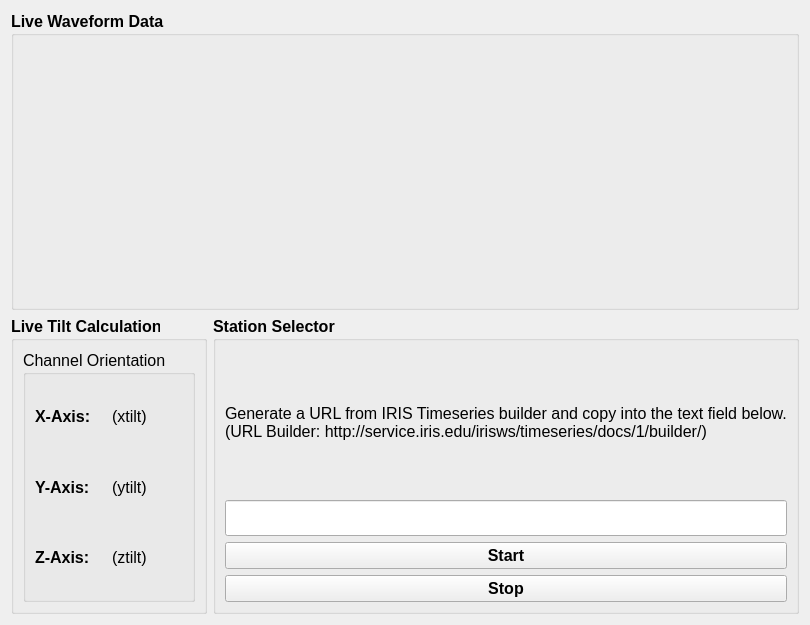
<?xml version="1.0" encoding="UTF-8"?>
<ui version="4.0">
 <class>Form</class>
 <widget class="QWidget" name="Form">
  <property name="geometry">
   <rect>
    <x>0</x>
    <y>0</y>
    <width>801</width>
    <height>625</height>
   </rect>
  </property>
  <property name="windowTitle">
   <string>Form</string>
  </property>
  <layout class="QGridLayout" name="gridLayout">
   <item row="1" column="1">
    <widget class="QGroupBox" name="groupBox_3">
     <property name="font">
      <font>
       <family>Arial</family>
       <pointsize>12</pointsize>
       <weight>75</weight>
       <bold>true</bold>
      </font>
     </property>
     <property name="title">
      <string>Station Selector</string>
     </property>
     <layout class="QGridLayout" name="gridLayout_3">
      <item row="0" column="0">
       <widget class="QLabel" name="label">
        <property name="font">
         <font>
          <weight>50</weight>
          <bold>false</bold>
         </font>
        </property>
        <property name="layoutDirection">
         <enum>Qt::LeftToRight</enum>
        </property>
        <property name="text">
         <string>Generate a URL from IRIS Timeseries builder and copy into the text field below.
(URL Builder: http://service.iris.edu/irisws/timeseries/docs/1/builder/)</string>
        </property>
       </widget>
      </item>
      <item row="1" column="0">
       <widget class="QLineEdit" name="URLGrab">
        <property name="font">
         <font>
          <pointsize>18</pointsize>
         </font>
        </property>
       </widget>
      </item>
      <item row="2" column="0">
       <widget class="QPushButton" name="StartB">
        <property name="font">
         <font>
          <family>Arial</family>
          <pointsize>12</pointsize>
          <weight>75</weight>
          <bold>true</bold>
         </font>
        </property>
        <property name="text">
         <string>Start</string>
        </property>
       </widget>
      </item>
      <item row="3" column="0">
       <widget class="QPushButton" name="StopB">
        <property name="font">
         <font>
          <family>Arial</family>
          <pointsize>12</pointsize>
          <weight>75</weight>
          <bold>true</bold>
         </font>
        </property>
        <property name="text">
         <string>Stop</string>
        </property>
       </widget>
      </item>
     </layout>
    </widget>
   </item>
   <item row="1" column="0">
    <widget class="QGroupBox" name="groupBox_2">
     <property name="font">
      <font>
       <family>Arial</family>
       <pointsize>12</pointsize>
       <weight>75</weight>
       <bold>true</bold>
      </font>
     </property>
     <property name="title">
      <string>Live Tilt Calculation</string>
     </property>
     <layout class="QGridLayout" name="gridLayout_5">
      <item row="0" column="0">
       <widget class="QGroupBox" name="groupBox_4">
        <property name="font">
         <font>
          <weight>50</weight>
          <bold>false</bold>
         </font>
        </property>
        <property name="title">
         <string>Channel Orientation</string>
        </property>
        <layout class="QGridLayout" name="gridLayout_4">
         <item row="0" column="0">
          <widget class="QLabel" name="label_2">
           <property name="font">
            <font>
             <weight>75</weight>
             <bold>true</bold>
            </font>
           </property>
           <property name="text">
            <string>X-Axis:</string>
           </property>
          </widget>
         </item>
         <item row="0" column="1">
          <widget class="QLabel" name="xtilt">
           <property name="text">
            <string>(xtilt)</string>
           </property>
          </widget>
         </item>
         <item row="1" column="0">
          <widget class="QLabel" name="label_4">
           <property name="font">
            <font>
             <weight>75</weight>
             <bold>true</bold>
            </font>
           </property>
           <property name="text">
            <string>Y-Axis:</string>
           </property>
          </widget>
         </item>
         <item row="1" column="1">
          <widget class="QLabel" name="ytilt">
           <property name="text">
            <string>(ytilt)</string>
           </property>
          </widget>
         </item>
         <item row="2" column="0">
          <widget class="QLabel" name="label_3">
           <property name="font">
            <font>
             <weight>75</weight>
             <bold>true</bold>
            </font>
           </property>
           <property name="text">
            <string>Z-Axis:</string>
           </property>
          </widget>
         </item>
         <item row="2" column="1">
          <widget class="QLabel" name="ztilt">
           <property name="text">
            <string>(ztilt)</string>
           </property>
          </widget>
         </item>
        </layout>
       </widget>
      </item>
     </layout>
    </widget>
   </item>
   <item row="0" column="0" colspan="2">
    <widget class="QGroupBox" name="groupBox">
     <property name="font">
      <font>
       <family>Arial</family>
       <pointsize>12</pointsize>
       <weight>75</weight>
       <bold>true</bold>
      </font>
     </property>
     <property name="title">
      <string>Live Waveform Data</string>
     </property>
     <layout class="QGridLayout" name="gridLayout_2">
      <item row="0" column="0">
       <widget class="QWidget" name="LiveWaveTilt" native="true"/>
      </item>
     </layout>
    </widget>
   </item>
  </layout>
 </widget>
 <resources/>
 <connections/>
</ui>
